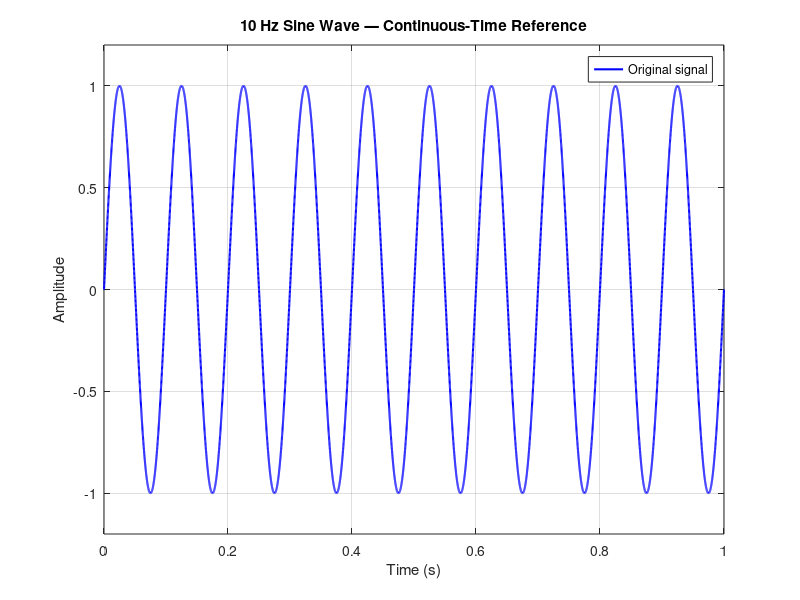

MATLAB code to generate this figure: (Note: this script raises an error after producing the figure.)
% Lecture 02: Sampling and Aliasing Investigation
% Generates the continuous-time reference plot and five sampling plots.
clear; close all; clc;

f0 = 10;                 % signal frequency, Hz
T = 1;                   % duration, seconds
dt = 1e-4;               % fine time step for the visual reference
t = 0:dt:T;
x = sin(2*pi*f0*t);

figure('Color','w');
plot(t,x,'b','LineWidth',1.5); grid on;
xlabel('Time (s)'); ylabel('Amplitude');
title('10 Hz Sine Wave — Continuous-Time Reference');
legend('Original signal','Location','best');
xlim([0 T]); ylim([-1.2 1.2]);
exportgraphics(gcf,'original_signal.png','Resolution',150);

sampling_frequencies = [15 20 25 50 100];
figure('Color','w','Position',[100 100 1000 1000]);
tiledlayout(5,1,'TileSpacing','compact','Padding','compact');
for k = 1:numel(sampling_frequencies)
    fs = sampling_frequencies(k);
    ts = 0:1/fs:T;
    xs = sin(2*pi*f0*ts);
    nexttile;
    plot(t,x,'b-','LineWidth',1.1); hold on;
    stem(ts,xs,'r','filled','LineWidth',1.0,'MarkerSize',4);
    grid on; xlim([0 T]); ylim([-1.2 1.2]);
    ylabel('Amplitude');
    title(sprintf('Sampling at %d Hz',fs));
    if k == 1
        legend('10 Hz reference','Samples','Location','eastoutside');
    end
    if k == numel(sampling_frequencies), xlabel('Time (s)'); end
end
exportgraphics(gcf,'sampling_comparison.png','Resolution',150);

% Save the five individually requested sampling figures as well.
for k = 1:numel(sampling_frequencies)
    fs = sampling_frequencies(k);
    ts = 0:1/fs:T;
    xs = sin(2*pi*f0*ts);
    figure('Color','w');
    plot(t,x,'b-','LineWidth',1.4); hold on;
    stem(ts,xs,'r','filled','LineWidth',1.1,'MarkerSize',5);
    grid on; xlim([0 T]); ylim([-1.2 1.2]);
    xlabel('Time (s)'); ylabel('Amplitude');
    title(sprintf('10 Hz Signal Sampled at %d Hz',fs));
    legend('Original 10 Hz signal','Samples','Location','best');
    exportgraphics(gcf,sprintf('sampling_%dHz.png',fs),'Resolution',150);
    close(gcf);
end
